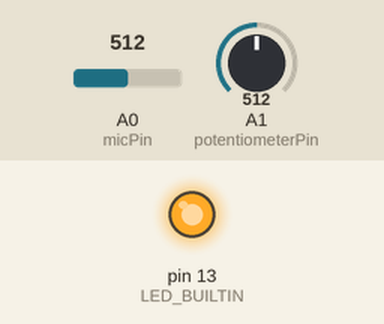
The sketch below on a simulated Arduino Uno, built with avr-gcc and run on an emulated ATmega328P. Parts: output pins drawn as LEDs (lit = HIGH). Inputs (shaded band) come from the test bench; at power-on: A0 (micPin) = 512, A1 (potentiometerPin) = 512.

Above: at 0.3 s.
Timing chart, 0 to 1.8 s (numbered marks = the images above):
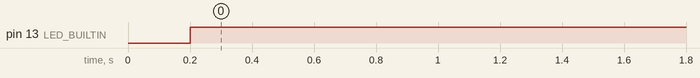

The sketch:

speaker-booster-sound-detector-with-potentiometer.ino
```cpp
#include <IRLibSendBase.h>
#include <IRLib_P01_NEC.h>
#include <IRLibCombo.h>

IRsend mySender;

// Configuration.
const int micPin = 0;
int micVolumeThreshold = 20;
const int maxThreshold = 100;
const int sampleDelay = 50;
const int signalDelay = 250;

const int potentiometerPin = 1;

const bool debugging = false;

bool speakerBoosted = false;

const int micHistoryCount = 200;
int micHistoryIndex = 0;

// Volume history.
int micVolumeHistory [micHistoryCount];
long micVolumeTotal = 0;
int micVolumeAverage;

const int micWarmupThreshold = 4;

// Button states
boolean increaseButtonState = false;
boolean decreaseButtonState = false;

void setup() {
  if (debugging == true) {
    Serial.begin(9600);
  }

  pinMode(micPin, INPUT);
  pinMode(potentiometerPin, INPUT);
  pinMode(LED_BUILTIN, OUTPUT);

  initializeHistories();

  warmUpMic();
}

void loop() {
  setMicVolumeThreshold();

  int volume = analogRead(micPin);

  storeMicVolumeInHistory(volume);

  bool speakerShouldBeBoosted = (maxVolumeInHistory() >= micVolumeThreshold);

  if (speakerShouldBeBoosted && (speakerBoosted == false)) {
    boostSpeaker();

    if (debugging == true) {
      Serial.println("boosted");
    }

    // The speaker boosting causes interference with the sound detector.
    warmUpMic();
  }
  else if ((speakerShouldBeBoosted == false) && speakerBoosted) {
    lowerSpeaker();

    if (debugging == true) {
      Serial.println("lowered");
    }

    // The speaker boosting causes interference with the sound detector.
    warmUpMic();
  }

  if (debugging == true) {
    Serial.println("Potentiometer:");
    Serial.println(analogRead(potentiometerPin));
    Serial.println("Volume:");
    Serial.println(volume);
    Serial.println("Mic volume threshold:");
    Serial.println(micVolumeThreshold);
  }

  delay(sampleDelay);
}

void warmUpMic() {
  // Warm up the mic by reading it a few times.
  for (int i = 0; i < micWarmupThreshold; i++) {
    delay(sampleDelay);
  }
}

void initializeHistories() {
  for (int i = 0; i < micHistoryCount; i++) {
    micVolumeHistory[i] = 0;
  }
}

void storeMicVolumeInHistory(int volume) {
  micVolumeTotal = micVolumeTotal - micVolumeHistory[micHistoryIndex] + volume;
  micVolumeHistory[micHistoryIndex] = volume;
  micVolumeAverage = micVolumeTotal / micHistoryCount;

  // Increment counter.
  micHistoryIndex++;
  if (micHistoryIndex == micHistoryCount) {
    micHistoryIndex = 0;
  }
}

int maxVolumeInHistory() {
  int maxVolumeInHistory = 0;

  for (int i = 0; i < micHistoryCount; i++) {
    maxVolumeInHistory = max(maxVolumeInHistory, micVolumeHistory[i]);
  }

  return maxVolumeInHistory;
}

void setMicVolumeThreshold() {
  // We use a float here so that we keep the decimals during the math.
  float maxReading = 1023;

  // The potentiometer returns a value of 0 to 1023.
  micVolumeThreshold = ((maxReading - analogRead(potentiometerPin)) / 1023) * maxThreshold;
}

void boostSpeaker() {
  digitalWrite(LED_BUILTIN, HIGH);

  speakerBoosted = true;

  sendIRCode(0xff827d);
}

void lowerSpeaker() {
  digitalWrite(LED_BUILTIN, LOW);

  speakerBoosted = false;

  sendIRCode(0xffa25d);
}

void sendIRCode(long code) {
  mySender.send(NEC, code, 0);
  delay(signalDelay);
  mySender.send(NEC, code, 0);
}
```

Measured:
- by itself, pin 13 (LED_BUILTIN): LOW → HIGH at 0.20 s
